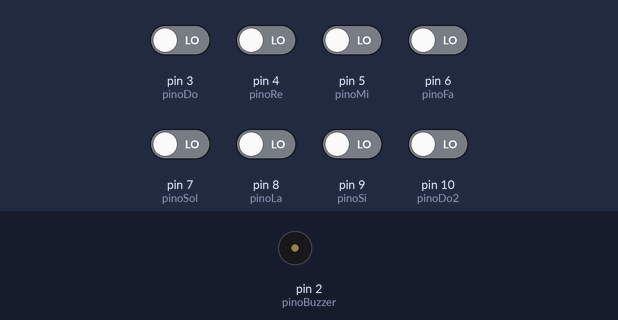
The sketch below on a simulated Arduino Uno, built with avr-gcc and run on an emulated ATmega328P. On the bench: buzzer (waves = sounding). The test bench sets the inputs (shaded band); at power-on: pin 3 (pinoDo), pin 4 (pinoRe), pin 5 (pinoMi), pin 6 (pinoFa), pin 7 (pinoSol), pin 8 (pinoLa), pin 9 (pinoSi), pin 10 (pinoDo2) LOW.

Above: at 2.2 s.
2.3 s: pin 3 (pinoDo) driven HIGH
At 3.4 s:
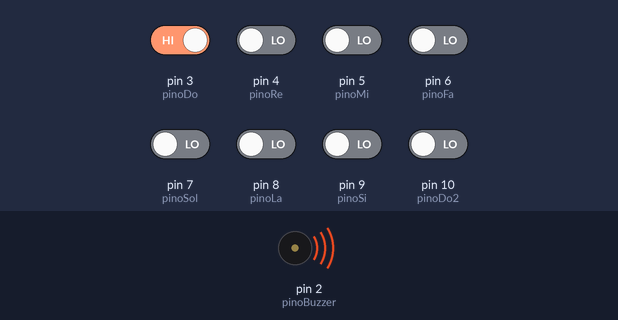
3.8 s: pin 3 (pinoDo) driven LOW
At 4.6 s:
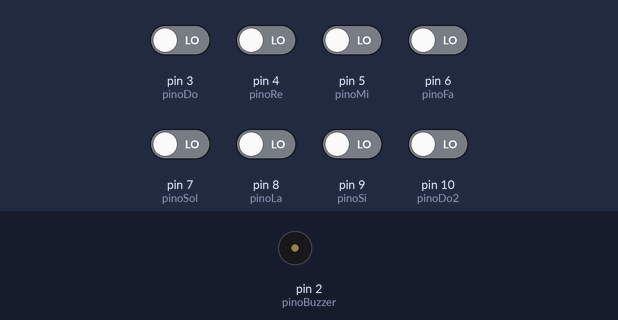
5.3 s: pin 4 (pinoRe) driven HIGH
At 5.8 s:
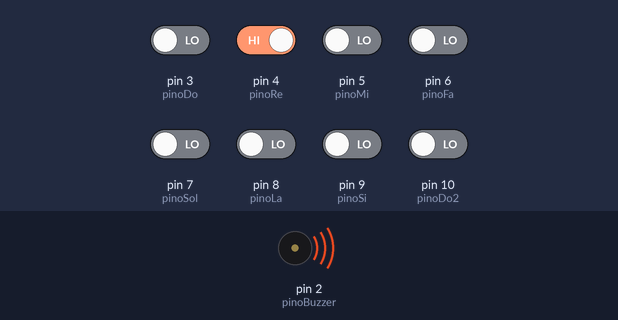
Timing chart, 0 to 8.3 s (numbered marks = the images above; inputs shaded):
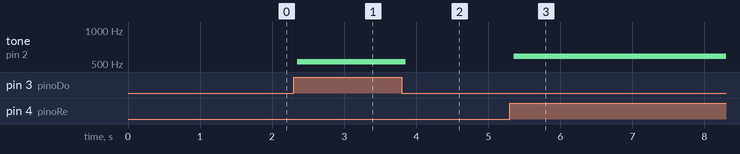

Measured:
- after the input at 2.3 s, tone on pin 2 (pinoBuzzer): silent → 523 Hz after 0.05 s
- after the input at 3.8 s, tone on pin 2 (pinoBuzzer): 523 Hz → silent after 0.05 s
- after the input at 5.3 s, tone on pin 2 (pinoBuzzer): silent → 587 Hz after 0.05 s

The sketch:

Piano.ino
```cpp
//definição das constantes: pinos e entradas
#define pinoBuzzer 2

//leds
#define pinoDo 3
#define pinoRe 4
#define pinoMi 5
#define pinoFa 6
#define pinoSol 7
#define pinoLa 8
#define pinoSi 9
#define pinoDo2 10

byte doh, re, mi, fa, sol, la, si, doh2 = 0;

void setup() {
  pinMode(pinoBuzzer, OUTPUT);

  pinMode(pinoDo, INPUT);
  pinMode(pinoRe, INPUT);
  pinMode(pinoMi, INPUT);
  pinMode(pinoFa, INPUT);
  pinMode(pinoSol, INPUT);
  pinMode(pinoLa, INPUT);
  pinMode(pinoSi, INPUT);
  pinMode(pinoDo2, INPUT);

  Serial.begin(9600);
  delay(1000);
}

void loop() {
  //leitura dos botões armazenada nas variáveis de controle
  doh = digitalRead(pinoDo);
  re = digitalRead(pinoRe);
  mi = digitalRead(pinoMi);
  fa = digitalRead(pinoFa);
  sol = digitalRead(pinoSol);
  la = digitalRead(pinoLa);
  si = digitalRead(pinoSi);
  doh2 = digitalRead(pinoDo2);

  //verificando qual nota foi acionada
  if (doh == 1) {
    //ativa a nota do
    tone(pinoBuzzer, 523);
  }
  else if (re == 1) {
    tone(pinoBuzzer, 587);
  }
  else if (mi == 1){
    tone(pinoBuzzer, 659);
  }
  else if (fa == 1){
    tone(pinoBuzzer, 349);
  }
  else if (sol == 1){
    tone(pinoBuzzer, 415);
  }
  else if (la == 1){
    tone(pinoBuzzer, 440);
  }
  else if (si == 1){
    tone(pinoBuzzer, 494);
  }
  else if (doh2 == 1){
    tone(pinoBuzzer, 554);
  }


  else {
    //deliga a Buzzer
    noTone(pinoBuzzer);
  }
  delay(75); //tempo de execução da nota musical
}
```
